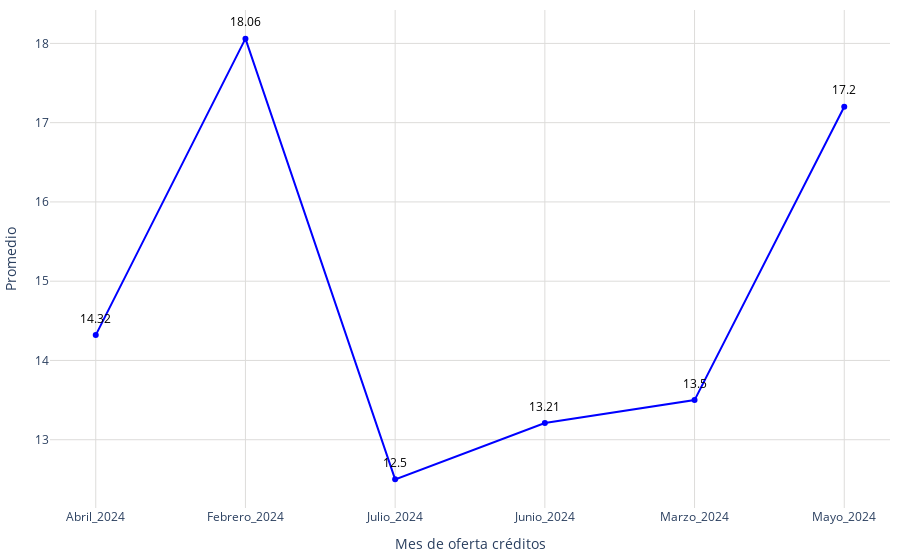

Here is the notebook cell this chart was saved with:
### Code cell
# Obtener los datos
promedio = conteo_2023['resultado']
meses = conteo_2023['mes']

# Ordenar los meses en el orden deseado
meses_ordenados = ['Febrero_2024', 'Marzo_2024', 'Abril_2024', 'Mayo_2024', 'Junio_2024', 'Julio_2024']
meses = meses[meses.isin(meses_ordenados)]

# Crear figura
fig = go.Figure()
fig.add_trace(go.Scatter(
    x=meses,
    y=promedio,
    mode='markers+lines',
    marker=dict(color='blue'),
))
# Agregar anotaciones para mostrar los valores encima de los puntos
for mes, dia in zip(meses, promedio):
    fig.add_annotation(
        x=mes,
        y=dia,
        text=str(dia),  # Texto que se mostrará (el valor del día)
        showarrow=False,  # No mostrar la flecha
        font=dict(color='black', size=12),  # Estilo del texto
        xshift=0,  # Desplazamiento horizontal del texto
        yshift=17,  # Desplazamiento vertical del texto
        textangle=0  # Ángulo del texto
    )
# Actualizar diseño
fig.update_layout(
    #title='Meses de oferta',
    xaxis_title='Mes de oferta créditos',
    yaxis_title='Promedio',
    xaxis=dict(gridcolor='#dddcda', tickmode='array', tickvals=list(range(len(meses))), ticktext=meses),
    yaxis=dict(gridcolor='#dddcda', gridwidth=1),
    plot_bgcolor='rgba(0,0,0,0)',
    margin=dict(l=10, r=10, t=10, b=10),  # Ajusta los márgenes (left, right, top, bottom)   
)


fig.show()

### Figure 1 — Plotly figure (JSON) as saved in the notebook; plotly's stock layout.template omitted (floating-point values rounded to 4 significant figures)
{"data": [{"marker": {"color": "blue"}, "mode": "markers+lines", "type": "scatter", "x": ["Abril_2024", "Febrero_2024", "Julio_2024", "Junio_2024", "Marzo_2024", "Mayo_2024"], "y": [14.32, 18.06, 12.5, 13.21, 13.5, 17.2]}], "layout": {"annotations": [{"font": {"color": "black", "size": 12}, "showarrow": false, "text": "14.32", "textangle": 0, "x": "Abril_2024", "xshift": 0, "y": 14.32, "yshift": 17}, {"font": {"color": "black", "size": 12}, "showarrow": false, "text": "18.06", "textangle": 0, "x": "Febrero_2024", "xshift": 0, "y": 18.06, "yshift": 17}, {"font": {"color": "black", "size": 12}, "showarrow": false, "text": "12.5", "textangle": 0, "x": "Julio_2024", "xshift": 0, "y": 12.5, "yshift": 17}, {"font": {"color": "black", "size": 12}, "showarrow": false, "text": "13.21", "textangle": 0, "x": "Junio_2024", "xshift": 0, "y": 13.21, "yshift": 17}, {"font": {"color": "black", "size": 12}, "showarrow": false, "text": "13.5", "textangle": 0, "x": "Marzo_2024", "xshift": 0, "y": 13.5, "yshift": 17}, {"font": {"color": "black", "size": 12}, "showarrow": false, "text": "17.2", "textangle": 0, "x": "Mayo_2024", "xshift": 0, "y": 17.2, "yshift": 17}], "margin": {"b": 10, "l": 10, "r": 10, "t": 10}, "plot_bgcolor": "rgba(0,0,0,0)", "xaxis": {"gridcolor": "#dddcda", "tickmode": "array", "ticktext": ["Abril_2024", "Febrero_2024", "Julio_2024", "Junio_2024", "Marzo_2024", "Mayo_2024"], "tickvals": [0, 1, 2, 3, 4, 5], "title": {"text": "Mes de oferta créditos"}}, "yaxis": {"gridcolor": "#dddcda", "gridwidth": 1, "title": {"text": "Promedio"}}}}
